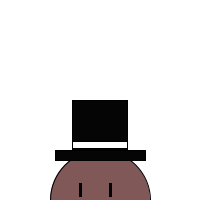
Frame 1 (no input)
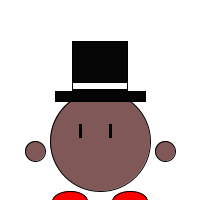
Frame 60 (the mouse pressed at the canvas centre just before this capture)
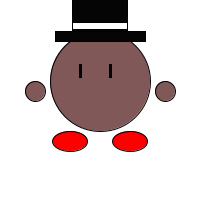
Frame 120 (the mouse held since frame 60 and released just before this capture)

The Processing sketch that drew these frames (run headless with seeded random() and noise(); from frame 60 on, the mouse is pressed at the canvas centre):

// Processing sketch: processing_121892
// ── processing_121892.pde

int monsterX;
int monsterY;

void setup () {
  size(200,200);
  monsterX=100;
  monsterY=200;
}

void draw () {
  background(255,255,255);
  stroke(0);
  
  fill(129,88,88);
  ellipseMode(CENTER);
  ellipse(monsterX,monsterY,100,100);    //x= 100 y= 100
  
  ellipseMode(CENTER);
  ellipse(monsterX-65,monsterY+10,20,20);
  
  ellipseMode(CENTER);
  ellipse(monsterX+65,monsterY+10,20,20);
  
  fill(5,5,5);
  rectMode(CENTER);
  rect(monsterX,monsterY-75,55,50);
  
  rectMode(CENTER);
  rect(monsterX,monsterY-45,90,10);
  
  fill(255);
  rectMode(CENTER);
  rect(monsterX,monsterY-55,55,7);
  
  fill(255,0,0);
  ellipseMode(CENTER);
  ellipse(monsterX+30,monsterY+60,35,20);
  
  ellipseMode(CENTER);
  ellipse(monsterX-30,monsterY+60,35,20);
  
  fill(5,5,5);
  rectMode(CENTER);
  rect(monsterX-20,monsterY-10,2,13);
  
  rectMode(CENTER);
  rect(monsterX+10,monsterY-10,2,13);
  
  monsterY=monsterY-1;
}
